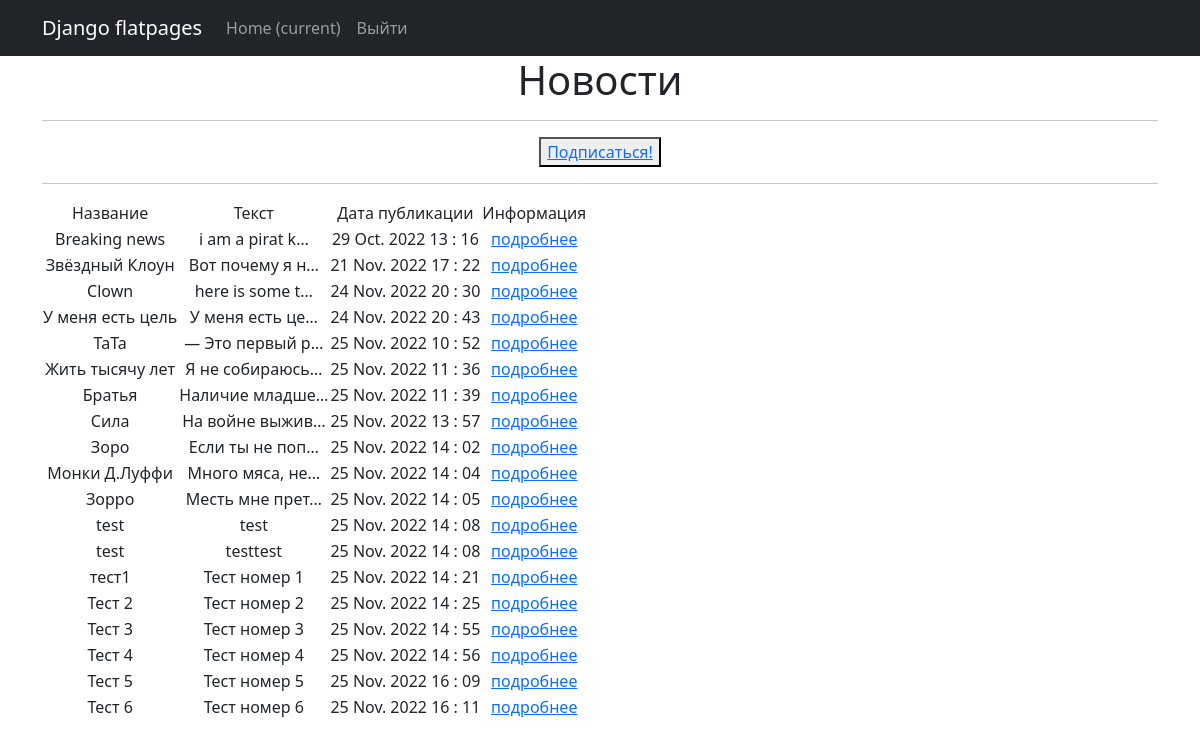
Screenshot of /news/categories/1/ (signed in) with the database file from the repository.
### news/models.py (models this page shows, shortened)
class Post(models.Model):
    author = models.ForeignKey(Author, on_delete=models.CASCADE)
    NEWS = "NW"
    ARTICLE = "AR"
    CATEGORY_CHOICES = (
        (NEWS, 'Новость'),
        (ARTICLE, 'Статья'),
    )
    categoryType = models.CharField(max_length=2, choices=CATEGORY_CHOICES, default=ARTICLE)
    dateCreation = models.DateTimeField(auto_now_add=True)
    postCategory = models.ManyToManyField(Category, through='PostCategory')
    title = models.CharField(max_length=128)
    text = models.TextField()
    rating = models.SmallIntegerField(default=0)

### news/views.py (the view)
# urls.py: path('categories/<int:pk>/', CategoryList.as_view(), name='category_list'),
class CategoryList(ListView):
    model = Post
    template_name = 'news/categories.html'
    context_object_name = 'categories'
    def get_queryset(self):  # фильтрация по категории
        self.postCategory = get_object_or_404(Category, id=self.kwargs['pk'])
        queryset = Post.objects.filter(postCategory=self.postCategory).order_by('dateCreation')
        return queryset
    def get_context_data(self, **kwargs):
        context = super().get_context_data(**kwargs)
        context['is_not_subscribe'] = self.request.user not in self.postCategory.subscribers.all()
        context['postCategory'] = self.postCategory
        return context

### news/templates/news/categories.html (shortened to what this page needs)
{% extends 'default.html' %}
{% load censor_filters %}
{% load custom_tags %}
{% block content %}
<h1>Новости</h1>
   <hr>
    <form>
        {% if is_not_subscribe %}
            <button><a href="{% url 'add_subscribe' postCategory.id %}">Подписаться!</a></button>
        {% else %}
            <button><a href="{% url 'delete_subscribe' postCategory.id %}">Отписаться!</a></button>
        {% endif %}
    </form>
<hr>
{% if categories %}
<table>
    <tr>
        <td>Название</td>
        <td>Текст</td>
        <td>Дата публикации</td>
        <td>Информация</td>
    </tr>
    {% for a in categories %}
    <tr>
        <td>{{ a.title }}</td>
        <td>{{ a.text|truncatechars:15}}</td>
        <td>{{ a.dateCreation | date:'d M. Y H : i'}}</td>
        <td><a href="{% url 'show_post' a.id %}"> подробнее </a></td>
                <td>
                </td>
    </tr>
    {% endfor %}
</table>
{% else %}
<h2>Новостей нет!</h2>
{% endif %}
{% endblock content %}

### rows the page displays
Post: title "Breaking news", text "i am a pirat k…", dateCreation "29 Oct. 2022 13 : 16"
Post: title "Звёздный Клоун", text "Вот почему я н…", dateCreation "21 Nov. 2022 17 : 22"
Post: title "Сlown", text "here is some t…", dateCreation "24 Nov. 2022 20 : 30"
Post: title "У меня есть цель", text "У меня есть це…", dateCreation "24 Nov. 2022 20 : 43"
Post: title "ТаТа", text "— Это первый р…", dateCreation "25 Nov. 2022 10 : 52"
Post: title "Жить тысячу лет", text "Я не собираюсь…", dateCreation "25 Nov. 2022 11 : 36"
Post: title "Братья", text "Наличие младше…", dateCreation "25 Nov. 2022 11 : 39"
Post: title "Сила", text "На войне выжив…", dateCreation "25 Nov. 2022 13 : 57"
Post: title "Зоро", text "Если ты не поп…", dateCreation "25 Nov. 2022 14 : 02"
Post: title "Монки Д.Луффи", text "Много мяса, не…", dateCreation "25 Nov. 2022 14 : 04"
Post: title "Зорро", text "Месть мне прет…", dateCreation "25 Nov. 2022 14 : 05"
Post: title "test", text "test", dateCreation "25 Nov. 2022 14 : 08"
Post: title "test", text "testtest", dateCreation "25 Nov. 2022 14 : 08"
Post: title "тест1", text "Тест номер 1", dateCreation "25 Nov. 2022 14 : 21"
Post: title "Тест 2", text "Тест номер 2", dateCreation "25 Nov. 2022 14 : 25"
Post: title "Тест 3", text "Тест номер 3", dateCreation "25 Nov. 2022 14 : 55"
Post: title "Тест 4", text "Тест номер 4", dateCreation "25 Nov. 2022 14 : 56"
Post: title "Тест 5", text "Тест номер 5", dateCreation "25 Nov. 2022 16 : 09"
Post: title "Тест 6", text "Тест номер 6", dateCreation "25 Nov. 2022 16 : 11"
